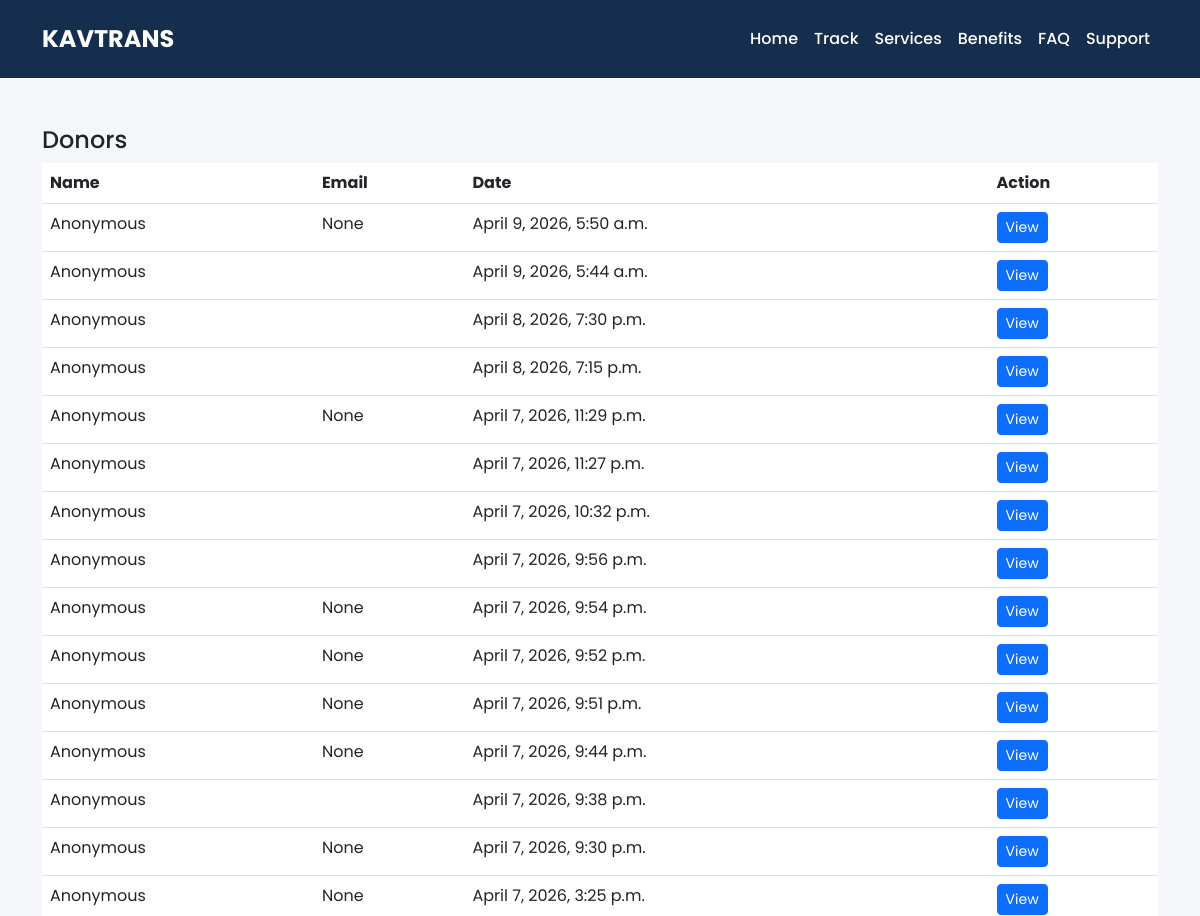
/donors/ (upper part), run on an earlier commit of the app's database.
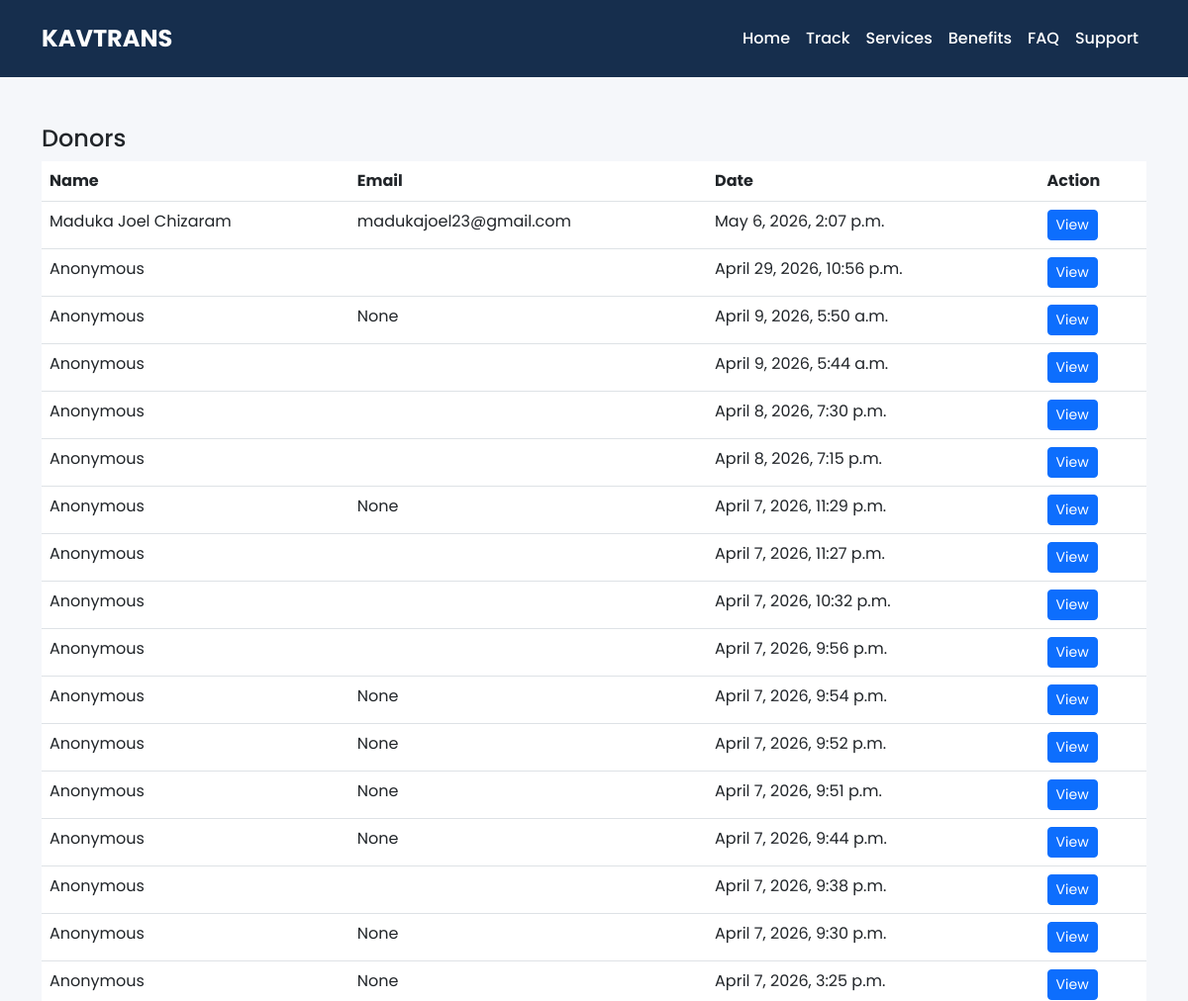
And on a later commit of the database.
### core/models.py (models this page shows, shortened)
class Donation(models.Model):
    cause = models.ForeignKey(DonationCause, on_delete=models.CASCADE)
    amount = models.DecimalField(max_digits=12, decimal_places=2)
    payment_type = models.CharField(max_length=20)
    donor_name = models.CharField(max_length=255, blank=True, null=True)
    donor_email = models.EmailField(blank=True, null=True)
    note = models.TextField(blank=True, null=True)
    donor_image = CloudinaryField('image', blank=True, null=True)
    created_at = models.DateTimeField(auto_now_add=True)
    payment_account_type = models.ForeignKey(ContentType, on_delete=models.CASCADE)
    payment_account_id = models.PositiveIntegerField()
    payment_account = GenericForeignKey('payment_account_type', 'payment_account_id')
    created_at = models.DateTimeField(auto_now_add=True)

### core/views.py (the view)
# urls.py: path('donors/', views.donor_list, name='donor_list'),
def donor_list(request):
    donors = Donation.objects.order_by('-created_at')
    return render(request, "dashboard/donor_list.html", {"donors": donors})

### templates/dashboard/donor_list.html
{% extends "dashboard/dashboard_base.html" %}
{% block content %}
<div class="container mt-5">
<h4>Donors</h4>
<table class="table table-hover">
<thead>
<tr>
<th>Name</th>
<th>Email</th>
<th>Date</th>
<th>Action</th>
</tr>
</thead>
<tbody>
{% for donor in donors %}
<tr>
<td>{{ donor.donor_name|default:"Anonymous" }}</td>
<td>{{ donor.donor_email }}</td>
<td>{{ donor.created_at }}</td>
<td>
<a href="{% url 'donor_detail' donor.id %}" class="btn btn-sm btn-primary">
View
</a>
</td>
</tr>
{% empty %}
<tr><td colspan="4">No donors yet</td></tr>
{% endfor %}
</tbody>
</table>
</div>
{% endblock %}

What changed in the data, as far as the page shows it:
added Donation: donor_name "Maduka Joel Chizaram", donor_email "madukajoel23@gmail.com", created_at "May 6, 2026, 2:07 p.m."
added Donation: donor_name "Anonymous", created_at "April 29, 2026, 10:56 p.m."
